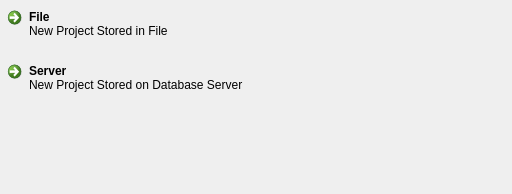
<?xml version="1.0" encoding="UTF-8"?>
<ui version="4.0">
 <class>KexiProjectStorageTypeSelectionPage</class>
 <widget class="QWidget" name="KexiProjectStorageTypeSelectionPage">
  <property name="geometry">
   <rect>
    <x>0</x>
    <y>0</y>
    <width>512</width>
    <height>194</height>
   </rect>
  </property>
  <layout class="QGridLayout" name="gridLayout">
   <property name="leftMargin">
    <number>0</number>
   </property>
   <property name="topMargin">
    <number>0</number>
   </property>
   <property name="rightMargin">
    <number>0</number>
   </property>
   <property name="bottomMargin">
    <number>0</number>
   </property>
   <item row="0" column="0">
    <layout class="QGridLayout" name="_2" columnstretch="0">
     <item row="0" column="0">
      <widget class="KexiCommandLinkButton" name="btn_file">
       <property name="text">
        <string comment="New Project Stored in File">File</string>
       </property>
       <property name="autoDefault">
        <bool>true</bool>
       </property>
       <property name="description">
        <string>New Project Stored in File</string>
       </property>
       <property name="arrowVisible" stdset="0">
        <bool>true</bool>
       </property>
      </widget>
     </item>
     <item row="1" column="0">
      <widget class="KexiCommandLinkButton" name="btn_server">
       <property name="text">
        <string comment="New Project Stored on Database Server">Server</string>
       </property>
       <property name="autoDefault">
        <bool>true</bool>
       </property>
       <property name="description">
        <string>New Project Stored on Database Server</string>
       </property>
       <property name="arrowVisible" stdset="0">
        <bool>true</bool>
       </property>
      </widget>
     </item>
    </layout>
   </item>
   <item row="0" column="1">
    <widget class="QWidget" name="widget" native="true">
     <property name="sizePolicy">
      <sizepolicy hsizetype="Minimum" vsizetype="Preferred">
       <horstretch>0</horstretch>
       <verstretch>0</verstretch>
      </sizepolicy>
     </property>
    </widget>
   </item>
   <item row="1" column="0">
    <spacer name="verticalSpacer">
     <property name="orientation">
      <enum>Qt::Vertical</enum>
     </property>
     <property name="sizeHint" stdset="0">
      <size>
       <width>20</width>
       <height>58</height>
      </size>
     </property>
    </spacer>
   </item>
  </layout>
 </widget>
 <customwidgets>
  <customwidget>
   <class>KexiCommandLinkButton</class>
   <extends>QCommandLinkButton</extends>
   <header location="global">kexiutils/KexiCommandLinkButton.h</header>
  </customwidget>
 </customwidgets>
 <resources/>
 <connections/>
</ui>
